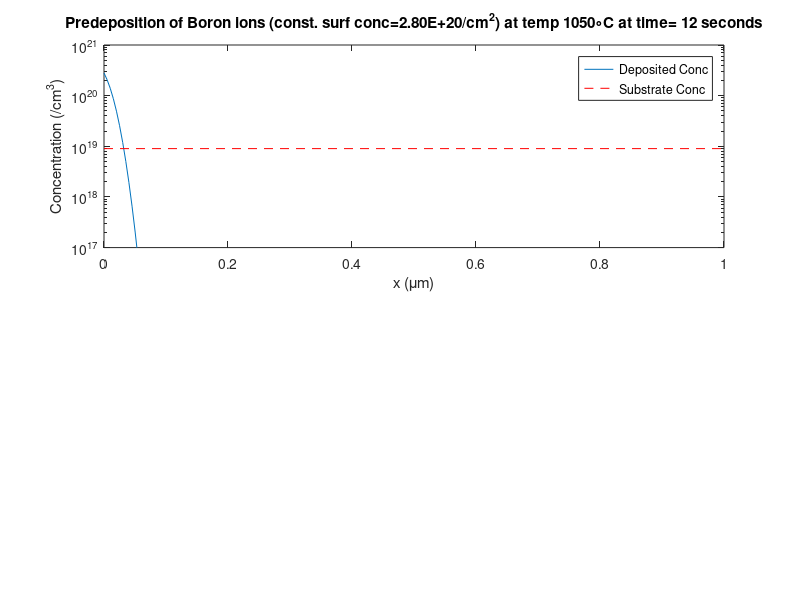

Write MATLAB code to recreate this figure. (Note: this script raises an error after producing the figure.)
% Error function profile 
% Constant source
% Assumptions: one different carrier is depositing

close all;
clear all;

%%
% Variables
animation_delay=0.5;    % in seconds
Csurf=2.8E20;     % surface concentration (Note: Required Csurf>Csub)
Csub=0.9E19;      % substrate concentration
t_final=600;      % in sec
x_final=1E-4;      % Last depth into substrate (in cm)
x_resolution=200;       % number of points between 0 and x_final
% For Boron
D0=10.5;            % in cm^2/sec
Ea=3.69;             %in eV
T_celsius=1050;  % in deg celsius

%% Donot change anything below, unless you know what you are doing
% Feel free to learn Matlab animation
k=8.617E-5;       %in eV/K
T=T_celsius+273;      %in Kelvin
D=D0*exp(-Ea/(k*T));
t=[t_final/50:t_final/50:t_final];
x=linspace(0,x_final,x_resolution);

figure;

% Y-limit for semilogy
% Y-limit for semilogy
y_lower=10^floor(log10(Csub/10));
y_upper=10^ceil(log10(Csurf));
y_limit=[y_lower y_upper];
yticks=10.^(log10(y_lower):log10(y_upper));

%
annotation_title = ['Predeposition of Boron ions (const. surf conc=' num2str(Csurf,'%03.2E') '/cm^2) at temp ' num2str(T_celsius) '\circC'];

if Csurf<Csub
    error('Please make sure that the surface concentration is more than substrate concentration')
end

for i=1:length(t)
    C=Csurf*erfc(x./(2*sqrt(D*t(i))));
    subplot(2,1,1);
    semilogy(x*1E4,C);
    hax=gca;
    line([min(get(hax,'XTick')) max(get(hax,'XTick'))], [Csub Csub],'LineStyle','--','Color','red');
    
    % Annotations
    title([annotation_title ' at time= ' num2str(t(i))  ' seconds'])
    xlabel('x (\mum)')
    ylabel('Concentration (/cm^3)')
    ylim(hax,y_limit);
    legend('Deposited Conc','Substrate Conc')
    set(gca,'YMinorTick','on')
    hax.YTick=yticks;
    % Generate New YTick
    yTickLabel = cellstr(num2str(round(log10(yticks(:))), '10^{%d}'));
    hax.YTickLabel=yTickLabel;
    
    grid on;
    %hold on;
    
    % Net concentration
    subplot(2,1,2)
    
    net_C=abs(C-Csub);
    % Showing exact zero
    min_index=find(net_C==min(net_C));
    net_C(min_index)=y_lower;
    
    % Plotting graph
    semilogy(x(1:min_index)*1E4,net_C(1:min_index),'b');
    hold on;
    semilogy(x(min_index:end)*1E4,net_C(min_index:end),'r--');
    hax=gca;
    xj=2*sqrt(D*t(i))*erfcinv(Csub/Csurf);
    
    % Annotations
    xlabel('x (\mum)');
    ylabel('Net Concentration (/cm^3)');
    %hold on;
%     text(x(end-1)*1E4,Csub,['junction depth =' num2str(xj*1E4,'%04.2f') '\mum'],'HorizontalAlignment','right','VerticalAlignment','bottom')
    title(hax, ['Junction depth =' num2str(xj*1E4,'%04.2f') '\mum'])
    legend('Doped side','Substrate side');
    ylim(y_limit);

    % Generate New YTick
    set(gca,'YMinorTick','on')
    hax.YTick=yticks;
    % Generate New YTick
    yTickLabel = cellstr(num2str(round(log10(yticks(:))), '10^{%d}'));
    hax.YTickLabel=yTickLabel;
    
    grid on;
    hold off;
    
    % Animation options
    drawnow
    pause(animation_delay)
end


% % Y-limit for semilogy
% y_limit=[10^floor(log10(Csub)) 10^ceil(log10(Csurf))];
% yticks=10.^[floor(log10(Csub)):ceil(log10(Csurf))];
%    set(gca,'YMinorTick','on')
%     % Generate New YTick
%     ytickLabel={};
% %     yTickLabel = cellstr(num2str(round(log10(ytick(:))), '10^{%d}'));
%     ytick = unique([yticks,Csurf,Csub]);
%     ytick=sort(ytick);
% %     yTickLabel=cellstr(num2str(ytick(:),'%03.2e'));
%     set(gca,'YTick',ytick);
%     for i=1:length(ytick)
%         ytickLabel={ytickLabel{:} sprintf('%03.2fx10^{%d}',ytick(i)/10^floor(log10(ytick(i))),floor(log10(ytick(i))))};
%     end
%     hax.YTickLabel=ytickLabel;
%  
